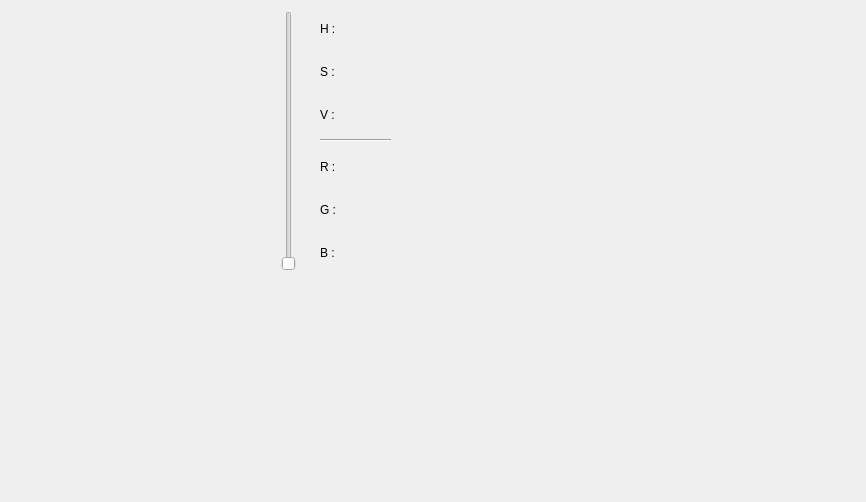
<?xml version="1.0" encoding="UTF-8"?>
<ui version="4.0">
 <class>ColorWidget</class>
 <widget class="QWidget" name="ColorWidget">
  <property name="geometry">
   <rect>
    <x>0</x>
    <y>0</y>
    <width>866</width>
    <height>502</height>
   </rect>
  </property>
  <property name="windowTitle">
   <string>Form</string>
  </property>
  <widget class="QWidget" name="verticalLayoutWidget">
   <property name="geometry">
    <rect>
     <x>320</x>
     <y>10</y>
     <width>71</width>
     <height>261</height>
    </rect>
   </property>
   <layout class="QVBoxLayout" name="verticalLayout">
    <item>
     <widget class="QLabel" name="H">
      <property name="text">
       <string>H :</string>
      </property>
     </widget>
    </item>
    <item>
     <widget class="QLabel" name="S">
      <property name="text">
       <string>S :</string>
      </property>
     </widget>
    </item>
    <item>
     <widget class="QLabel" name="V">
      <property name="text">
       <string>V :</string>
      </property>
     </widget>
    </item>
    <item>
     <widget class="Line" name="line">
      <property name="orientation">
       <enum>Qt::Horizontal</enum>
      </property>
     </widget>
    </item>
    <item>
     <widget class="QLabel" name="R">
      <property name="text">
       <string>R :</string>
      </property>
     </widget>
    </item>
    <item>
     <widget class="QLabel" name="G">
      <property name="text">
       <string>G :</string>
      </property>
     </widget>
    </item>
    <item>
     <widget class="QLabel" name="B">
      <property name="text">
       <string>B :</string>
      </property>
     </widget>
    </item>
   </layout>
  </widget>
  <widget class="QWidget" name="colorRect" native="true">
   <property name="geometry">
    <rect>
     <x>11</x>
     <y>11</y>
     <width>260</width>
     <height>260</height>
    </rect>
   </property>
  </widget>
  <widget class="QSlider" name="hueSlider">
   <property name="geometry">
    <rect>
     <x>278</x>
     <y>11</y>
     <width>22</width>
     <height>260</height>
    </rect>
   </property>
   <property name="maximum">
    <number>359</number>
   </property>
   <property name="value">
    <number>0</number>
   </property>
   <property name="sliderPosition">
    <number>0</number>
   </property>
   <property name="orientation">
    <enum>Qt::Vertical</enum>
   </property>
  </widget>
 </widget>
 <resources/>
 <connections/>
</ui>
